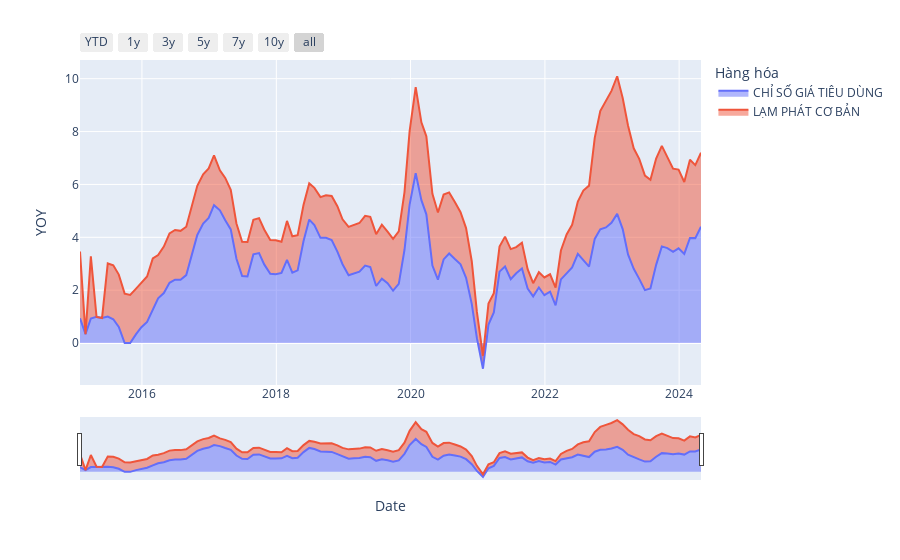

Notebook code cell kept with this figure:
### Code cell
import pandas as pd
import plotly.express as px
import plotly.graph_objects as go

df_show = dfs_cpi[
    (
        (dfs_cpi["Hàng hóa"] == "CHỈ SỐ GIÁ TIÊU DÙNG")
        | (dfs_cpi["Hàng hóa"] == "LẠM PHÁT CƠ BẢN")
    )
    & (dfs_cpi["Date"] > "2015-01-01")
]

fig = px.area(df_show, x="Date", y="YOY", color="Hàng hóa")

fig.update_xaxes(
    rangeslider_visible=True,
    rangeselector=dict(
        buttons=[
            dict(count=1, label="YTD", step="year", stepmode="todate"),
            dict(count=1, label="1y", step="year", stepmode="backward"),
            dict(count=3, label="3y", step="year", stepmode="backward"),
            dict(count=5, label="5y", step="year", stepmode="backward"),
            dict(count=7, label="7y", step="year", stepmode="backward"),
            dict(count=10, label="10y", step="year", stepmode="backward"),
            dict(step="all"),
        ]
    ),
)

fig.show()
